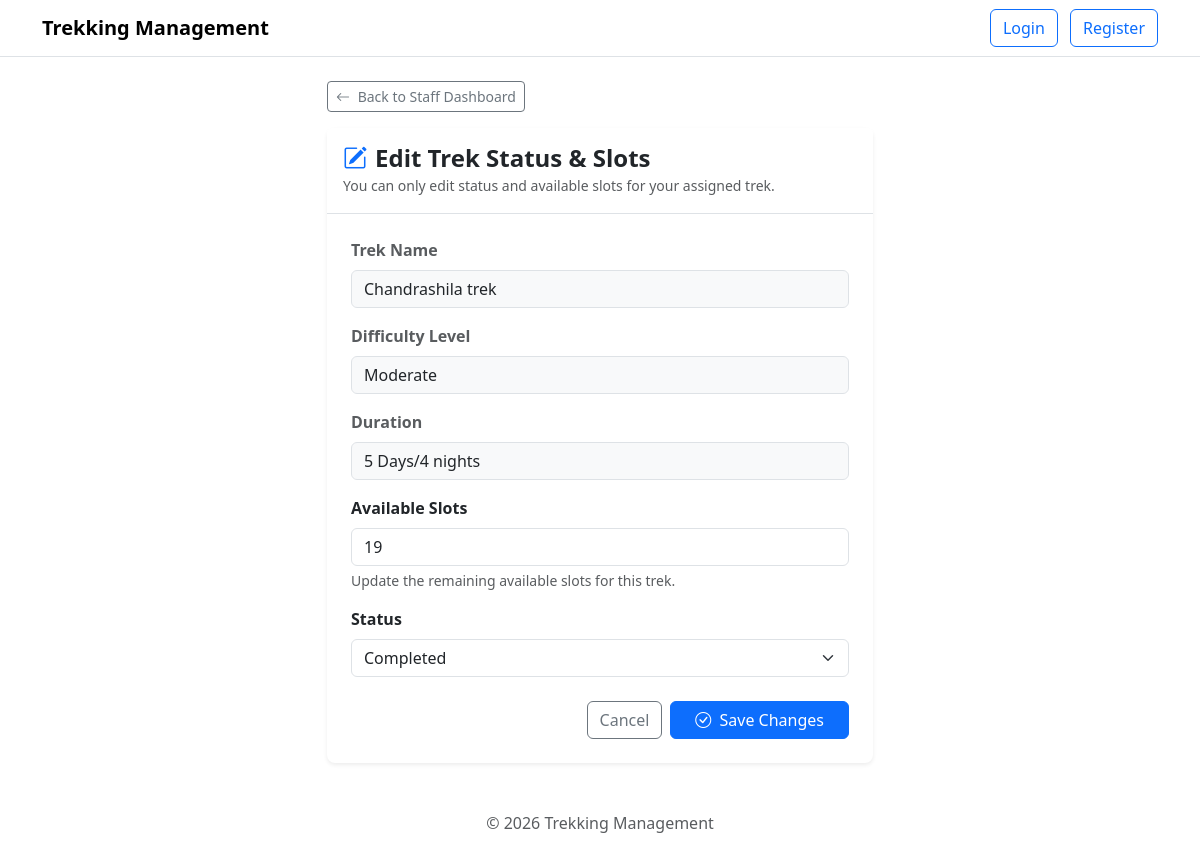
Page /edit-staff-trek/1 on the committed database.
### models.py (models this page shows)
class trek(db.Model):
    id = db.Column(
        db.Integer,
        primary_key=True
    )
    name = db.Column(
        db.String(200),
        nullable=False
    )
    location = db.Column(
        db.String(200),
        nullable=True
    )
    difficulty = db.Column(
        db.String(200),
        nullable=False,
    )
    duration = db.Column(
        db.String(200),
    )
    available_slots = db.Column(
        db.Integer
    )
    assigned_staff_id = db.Column(
        db.Integer,
        db.ForeignKey('user.id'),
        nullable=True
    )
    assigned_staff = db.relationship(
        'User',
        foreign_keys=[assigned_staff_id],
        backref='assigned_treks'
    )
    status = db.Column(
        db.String(200)
    )
    bookings = db.relationship(
        'Booking',
        backref='trek'
    )

### app.py (the view)
@app.route("/edit-staff-trek/<int:trek_id>", methods=['GET','POST'])
def edit_staff_trek(trek_id):
    curr_trek = trek.query.get(trek_id)
    if request.method == 'POST':
        curr_trek.available_slots = request.form.get('available_slots', curr_trek.available_slots)
        curr_trek.status = request.form.get('status', curr_trek.status)
        db.session.commit()
        return redirect(url_for('staff_dashboard', tab='manage-treks'))
    return render_template('edit_staff_trek.html', trek = curr_trek)

### templates/edit_staff_trek.html (shortened to what this page needs)
{% extends 'base.html' %}
{% block content %}
<div class="row justify-content-center mt-3 mb-5">
    <div class="col-md-8 col-lg-6">
        <div class="mb-3">
            <a href="{{ url_for('staff_dashboard', tab='manage-treks') }}" class="btn btn-outline-secondary btn-sm">
                <i class="bi bi-arrow-left me-1"></i> Back to Staff Dashboard
            </a>
        </div>
        <div class="card border-0 shadow-sm rounded-3">
            <div class="card-header bg-white border-bottom py-3">
                <h4 class="fw-bold mb-0 text-dark">
                    <i class="bi bi-pencil-square text-primary me-2"></i>Edit Trek Status & Slots
                </h4>
                <small class="text-muted">You can only edit status and available slots for your assigned trek.</small>
            </div>
            <div class="card-body p-4">
                <form action="/edit-staff-trek/{{ trek.id }}" method="POST">
                    <div class="mb-3">
                        <label class="form-label fw-semibold text-muted">Trek Name</label>
                        <input type="text" class="form-control bg-light" value="{{ trek.name }}" readonly disabled>
                    </div>
                    <div class="mb-3">
                        <label class="form-label fw-semibold text-muted">Difficulty Level</label>
                        <input type="text" class="form-control bg-light" value="{{ trek.difficulty }}" readonly disabled>
                    </div>
                    <div class="mb-3">
                        <label class="form-label fw-semibold text-muted">Duration</label>
                        <input type="text" class="form-control bg-light" value="{{ trek.duration }}" readonly disabled>
                    </div>
                    <div class="mb-3">
                        <label for="available_slots" class="form-label fw-semibold">Available Slots</label>
                        <input type="number" class="form-control" id="available_slots" name="available_slots" min="0" value="{{ trek.available_slots }}" required>
                        <div class="form-text">Update the remaining available slots for this trek.</div>
                    </div>
                    <div class="mb-4">
                        <label for="status" class="form-label fw-semibold">Status</label>
                        <select class="form-select" id="status" name="status" required>
                            <option value="Completed" {% if trek.status == 'Completed' %}selected{% endif %}>Completed</option>
                        </select>
                    </div>
                    <div class="d-flex justify-content-end gap-2">
                        <a href="{{ url_for('staff_dashboard', tab='manage-treks') }}" class="btn btn-outline-secondary">Cancel</a>
                        <button type="submit" class="btn btn-primary px-4">
                            <i class="bi bi-check-circle me-1"></i> Save Changes
                        </button>
                    </div>
                </form>
            </div>
        </div>
    </div>
</div>
{% endblock %}

### rows in the picture
trek: name "Chandrashila trek", difficulty "Moderate", duration "5 Days/4 nights", available_slots "19", status "Completed"
